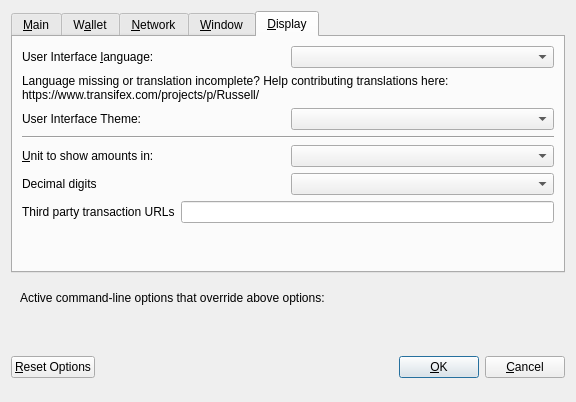
<?xml version="1.0" encoding="UTF-8"?>
<ui version="4.0">
 <class>OptionsDialog</class>
 <widget class="QDialog" name="OptionsDialog">
  <property name="geometry">
   <rect>
    <x>0</x>
    <y>0</y>
    <width>576</width>
    <height>402</height>
   </rect>
  </property>
  <property name="windowTitle">
   <string>Options</string>
  </property>
  <property name="modal">
   <bool>true</bool>
  </property>
  <layout class="QVBoxLayout" name="verticalLayout">
   <item>
    <widget class="QTabWidget" name="tabWidget">
     <property name="currentIndex">
      <number>4</number>
     </property>
     <widget class="QWidget" name="tabMain">
      <attribute name="title">
       <string>&amp;Main</string>
      </attribute>
      <layout class="QVBoxLayout" name="verticalLayout_Main">
       <item>
        <widget class="QCheckBox" name="bitcoinAtStartup">
         <property name="toolTip">
          <string>Automatically start Dash after logging in to the system.</string>
         </property>
         <property name="text">
          <string>&amp;Start Dash on system login</string>
         </property>
        </widget>
       </item>
       <item>
        <layout class="QHBoxLayout" name="horizontalLayout_2_Main">
         <item>
          <widget class="QLabel" name="databaseCacheLabel">
           <property name="text">
            <string>Size of &amp;database cache</string>
           </property>
           <property name="textFormat">
            <enum>Qt::PlainText</enum>
           </property>
           <property name="buddy">
            <cstring>databaseCache</cstring>
           </property>
          </widget>
         </item>
         <item>
          <widget class="QSpinBox" name="databaseCache"/>
         </item>
         <item>
          <widget class="QLabel" name="databaseCacheUnitLabel">
           <property name="text">
            <string>MB</string>
           </property>
           <property name="textFormat">
            <enum>Qt::PlainText</enum>
           </property>
          </widget>
         </item>
         <item>
          <spacer name="horizontalSpacer_2_Main">
           <property name="orientation">
            <enum>Qt::Horizontal</enum>
           </property>
           <property name="sizeHint" stdset="0">
            <size>
             <width>40</width>
             <height>20</height>
            </size>
           </property>
          </spacer>
         </item>
        </layout>
       </item>
       <item>
        <layout class="QHBoxLayout" name="horizontalLayout_3_Main">
         <item>
          <widget class="QLabel" name="threadsScriptVerifLabel">
           <property name="text">
            <string>Number of script &amp;verification threads</string>
           </property>
           <property name="textFormat">
            <enum>Qt::PlainText</enum>
           </property>
           <property name="buddy">
            <cstring>threadsScriptVerif</cstring>
           </property>
          </widget>
         </item>
         <item>
          <widget class="QSpinBox" name="threadsScriptVerif">
           <property name="toolTip">
            <string>(0 = auto, &lt;0 = leave that many cores free)</string>
           </property>
          </widget>
         </item>
         <item>
          <spacer name="horizontalSpacer_3_Main">
           <property name="orientation">
            <enum>Qt::Horizontal</enum>
           </property>
           <property name="sizeHint" stdset="0">
            <size>
             <width>40</width>
             <height>20</height>
            </size>
           </property>
          </spacer>
         </item>
        </layout>
       </item>
       <item>
        <spacer name="verticalSpacer_Main">
         <property name="orientation">
          <enum>Qt::Vertical</enum>
         </property>
         <property name="sizeHint" stdset="0">
          <size>
           <width>20</width>
           <height>40</height>
          </size>
         </property>
        </spacer>
       </item>
       <item>
        <layout class="QHBoxLayout" name="horizontalLayout_4_Main">
         <item>
          <widget class="QLabel" name="label">
           <property name="toolTip">
            <string>This setting determines the amount of individual masternodes that an input will be anonymized through.&lt;br/&gt;More rounds of anonymization gives a higher degree of privacy, but also costs more in fees.</string>
           </property>
           <property name="text">
            <string>Darksend rounds to use</string>
           </property>
          </widget>
         </item>
         <item>
          <widget class="QSpinBox" name="darksendRounds">
           <property name="minimum">
            <number>2</number>
           </property>
           <property name="maximum">
            <number>8</number>
           </property>
           <property name="value">
            <number>4</number>
           </property>
          </widget>
         </item>
        </layout>
       </item>
       <item>
        <layout class="QHBoxLayout" name="horizontalLayout">
         <item>
          <widget class="QLabel" name="label_2">
           <property name="toolTip">
            <string>This amount acts as a threshold to turn off Darksend once it's reached.</string>
           </property>
           <property name="statusTip">
            <string notr="true"/>
           </property>
           <property name="whatsThis">
            <string notr="true"/>
           </property>
           <property name="accessibleName">
            <string notr="true"/>
           </property>
           <property name="accessibleDescription">
            <string notr="true"/>
           </property>
           <property name="text">
            <string>Amount of Dash to keep anonymized</string>
           </property>
          </widget>
         </item>
         <item>
          <widget class="QSpinBox" name="anonymizeDarkcoin">
           <property name="minimum">
            <number>2</number>
           </property>
           <property name="maximum">
            <number>2000</number>
           </property>
           <property name="singleStep">
            <number>10</number>
           </property>
           <property name="value">
            <number>1000</number>
           </property>
          </widget>
         </item>
        </layout>
       </item>
      </layout>
     </widget>
     <widget class="QWidget" name="tabWallet">
      <attribute name="title">
       <string>W&amp;allet</string>
      </attribute>
      <layout class="QVBoxLayout" name="verticalLayout_Wallet">
       <item>
        <widget class="QGroupBox" name="groupBox">
         <property name="title">
          <string>Expert</string>
         </property>
         <layout class="QVBoxLayout" name="verticalLayout_2">
          <item>
           <widget class="QCheckBox" name="coinControlFeatures">
            <property name="toolTip">
             <string>Whether to show coin control features or not.</string>
            </property>
            <property name="text">
             <string>Enable coin &amp;control features</string>
            </property>
           </widget>
          </item>
          <item>
           <widget class="QCheckBox" name="spendZeroConfChange">
            <property name="toolTip">
             <string>If you disable the spending of unconfirmed change, the change from a transaction&lt;br/&gt;cannot be used until that transaction has at least one confirmation.&lt;br/&gt;This also affects how your balance is computed.</string>
            </property>
            <property name="text">
             <string>&amp;Spend unconfirmed change</string>
            </property>
           </widget>
          </item>
         </layout>
        </widget>
       </item>
       <item>
        <spacer name="verticalSpacer_Wallet">
         <property name="orientation">
          <enum>Qt::Vertical</enum>
         </property>
         <property name="sizeHint" stdset="0">
          <size>
           <width>20</width>
           <height>40</height>
          </size>
         </property>
        </spacer>
       </item>
      </layout>
     </widget>
     <widget class="QWidget" name="tabNetwork">
      <attribute name="title">
       <string>&amp;Network</string>
      </attribute>
      <layout class="QVBoxLayout" name="verticalLayout_Network">
       <item>
        <widget class="QCheckBox" name="mapPortUpnp">
         <property name="toolTip">
          <string>Automatically open the Dash client port on the router. This only works when your router supports UPnP and it is enabled.</string>
         </property>
         <property name="text">
          <string>Map port using &amp;UPnP</string>
         </property>
        </widget>
       </item>
       <item>
        <widget class="QCheckBox" name="allowIncoming">
         <property name="toolTip">
          <string>Accept connections from outside</string>
         </property>
         <property name="text">
          <string>Allow incoming connections</string>
         </property>
        </widget>
       </item>
       <item>
        <widget class="QCheckBox" name="connectSocks">
         <property name="toolTip">
          <string>Connect to the Dash network through a SOCKS5 proxy.</string>
         </property>
         <property name="text">
          <string>&amp;Connect through SOCKS5 proxy (default proxy):</string>
         </property>
        </widget>
       </item>
       <item>
        <layout class="QHBoxLayout" name="horizontalLayout_1_Network">
         <item>
          <widget class="QLabel" name="proxyIpLabel">
           <property name="text">
            <string>Proxy &amp;IP:</string>
           </property>
           <property name="textFormat">
            <enum>Qt::PlainText</enum>
           </property>
           <property name="buddy">
            <cstring>proxyIp</cstring>
           </property>
          </widget>
         </item>
         <item>
          <widget class="QValidatedLineEdit" name="proxyIp">
           <property name="minimumSize">
            <size>
             <width>140</width>
             <height>0</height>
            </size>
           </property>
           <property name="maximumSize">
            <size>
             <width>140</width>
             <height>16777215</height>
            </size>
           </property>
           <property name="toolTip">
            <string>IP address of the proxy (e.g. IPv4: 127.0.0.1 / IPv6: ::1)</string>
           </property>
          </widget>
         </item>
         <item>
          <widget class="QLabel" name="proxyPortLabel">
           <property name="text">
            <string>&amp;Port:</string>
           </property>
           <property name="textFormat">
            <enum>Qt::PlainText</enum>
           </property>
           <property name="buddy">
            <cstring>proxyPort</cstring>
           </property>
          </widget>
         </item>
         <item>
          <widget class="QLineEdit" name="proxyPort">
           <property name="minimumSize">
            <size>
             <width>55</width>
             <height>0</height>
            </size>
           </property>
           <property name="maximumSize">
            <size>
             <width>55</width>
             <height>16777215</height>
            </size>
           </property>
           <property name="toolTip">
            <string>Port of the proxy (e.g. 9050)</string>
           </property>
          </widget>
         </item>
         <item>
          <spacer name="horizontalSpacer_1_Network">
           <property name="orientation">
            <enum>Qt::Horizontal</enum>
           </property>
           <property name="sizeHint" stdset="0">
            <size>
             <width>40</width>
             <height>20</height>
            </size>
           </property>
          </spacer>
         </item>
        </layout>
       </item>
       <item>
        <spacer name="verticalSpacer_Network">
         <property name="orientation">
          <enum>Qt::Vertical</enum>
         </property>
         <property name="sizeHint" stdset="0">
          <size>
           <width>20</width>
           <height>40</height>
          </size>
         </property>
        </spacer>
       </item>
      </layout>
     </widget>
     <widget class="QWidget" name="tabWindow">
      <attribute name="title">
       <string>&amp;Window</string>
      </attribute>
      <layout class="QVBoxLayout" name="verticalLayout_Window">
       <item>
        <widget class="QCheckBox" name="minimizeToTray">
         <property name="toolTip">
          <string>Show only a tray icon after minimizing the window.</string>
         </property>
         <property name="text">
          <string>&amp;Minimize to the tray instead of the taskbar</string>
         </property>
        </widget>
       </item>
       <item>
        <widget class="QCheckBox" name="minimizeOnClose">
         <property name="toolTip">
          <string>Minimize instead of exit the application when the window is closed. When this option is enabled, the application will be closed only after selecting Quit in the menu.</string>
         </property>
         <property name="text">
          <string>M&amp;inimize on close</string>
         </property>
        </widget>
       </item>
       <item>
        <spacer name="verticalSpacer_Window">
         <property name="orientation">
          <enum>Qt::Vertical</enum>
         </property>
         <property name="sizeHint" stdset="0">
          <size>
           <width>20</width>
           <height>40</height>
          </size>
         </property>
        </spacer>
       </item>
      </layout>
     </widget>
     <widget class="QWidget" name="tabDisplay">
      <attribute name="title">
       <string>&amp;Display</string>
      </attribute>
      <layout class="QVBoxLayout" name="verticalLayout_Display">
       <item>
        <layout class="QHBoxLayout" name="horizontalLayout_1_Display">
         <item>
          <widget class="QLabel" name="langLabel">
           <property name="text">
            <string>User Interface &amp;language:</string>
           </property>
           <property name="textFormat">
            <enum>Qt::PlainText</enum>
           </property>
           <property name="buddy">
            <cstring>lang</cstring>
           </property>
          </widget>
         </item>
         <item>
          <widget class="QValueComboBox" name="lang">
           <property name="toolTip">
            <string>The user interface language can be set here. This setting will take effect after restarting Dash.</string>
           </property>
          </widget>
         </item>
        </layout>
       </item>
       <item>
        <widget class="QLabel" name="label_3">
         <property name="toolTip">
          <string notr="true"/>
         </property>
         <property name="statusTip">
          <string notr="true"/>
         </property>
         <property name="whatsThis">
          <string notr="true"/>
         </property>
         <property name="accessibleName">
          <string notr="true"/>
         </property>
         <property name="text">
          <string>Language missing or translation incomplete? Help contributing translations here:
https://www.transifex.com/projects/p/Russell/</string>
         </property>
         <property name="wordWrap">
          <bool>true</bool>
         </property>
         <property name="openExternalLinks">
          <bool>true</bool>
         </property>
         <property name="textInteractionFlags">
          <set>Qt::TextBrowserInteraction</set>
         </property>
        </widget>
       </item>
       <item>
        <layout class="QHBoxLayout" name="horizontalLayout_4_Display" stretch="0,0">
         <item>
          <widget class="QLabel" name="themeLabel">
           <property name="text">
            <string>User Interface Theme:</string>
           </property>
          </widget>
         </item>
         <item>
          <widget class="QValueComboBox" name="theme"/>
         </item>
        </layout>
       </item>
       <item>
        <widget class="Line" name="line">
         <property name="orientation">
          <enum>Qt::Horizontal</enum>
         </property>
        </widget>
       </item>
       <item>
        <layout class="QHBoxLayout" name="horizontalLayout_2_Display">
         <item>
          <widget class="QLabel" name="unitLabel">
           <property name="text">
            <string>&amp;Unit to show amounts in:</string>
           </property>
           <property name="textFormat">
            <enum>Qt::PlainText</enum>
           </property>
           <property name="buddy">
            <cstring>unit</cstring>
           </property>
          </widget>
         </item>
         <item>
          <widget class="QValueComboBox" name="unit">
           <property name="toolTip">
            <string>Choose the default subdivision unit to show in the interface and when sending coins.</string>
           </property>
          </widget>
         </item>
        </layout>
       </item>
       <item>
        <layout class="QHBoxLayout" name="horizontalLayout_5_Display">
         <item>
          <widget class="QLabel" name="digitsLabel">
           <property name="text">
            <string>Decimal digits</string>
           </property>
          </widget>
         </item>
         <item>
          <widget class="QValueComboBox" name="digits"/>
         </item>
        </layout>
       </item>
       <item>
        <layout class="QHBoxLayout" name="horizontalLayout_3_Display">
         <item>
          <widget class="QLabel" name="thirdPartyTxUrlsLabel">
           <property name="toolTip">
            <string>Third party URLs (e.g. a block explorer) that appear in the transactions tab as context menu items. %s in the URL is replaced by transaction hash. Multiple URLs are separated by vertical bar |.</string>
           </property>
           <property name="text">
            <string>Third party transaction URLs</string>
           </property>
           <property name="buddy">
            <cstring>thirdPartyTxUrls</cstring>
           </property>
          </widget>
         </item>
         <item>
          <widget class="QLineEdit" name="thirdPartyTxUrls">
           <property name="toolTip">
            <string>Third party URLs (e.g. a block explorer) that appear in the transactions tab as context menu items. %s in the URL is replaced by transaction hash. Multiple URLs are separated by vertical bar |.</string>
           </property>
          </widget>
         </item>
        </layout>
       </item>
       <item>
        <spacer name="verticalSpacer">
         <property name="orientation">
          <enum>Qt::Vertical</enum>
         </property>
         <property name="sizeHint" stdset="0">
          <size>
           <width>20</width>
           <height>40</height>
          </size>
         </property>
        </spacer>
       </item>
      </layout>
     </widget>
    </widget>
   </item>
   <item>
    <widget class="QFrame" name="frame">
     <layout class="QVBoxLayout" name="verticalLayout_Bottom">
      <item>
       <layout class="QHBoxLayout" name="horizontalLayout_Bottom">
        <item>
         <widget class="QLabel" name="overriddenByCommandLineInfoLabel">
          <property name="text">
           <string>Active command-line options that override above options:</string>
          </property>
          <property name="textFormat">
           <enum>Qt::PlainText</enum>
          </property>
         </widget>
        </item>
        <item>
         <spacer name="horizontalSpacer_Bottom">
          <property name="orientation">
           <enum>Qt::Horizontal</enum>
          </property>
          <property name="sizeHint" stdset="0">
           <size>
            <width>40</width>
            <height>20</height>
           </size>
          </property>
         </spacer>
        </item>
       </layout>
      </item>
      <item>
       <widget class="QLabel" name="overriddenByCommandLineLabel">
        <property name="text">
         <string/>
        </property>
        <property name="textFormat">
         <enum>Qt::PlainText</enum>
        </property>
        <property name="wordWrap">
         <bool>true</bool>
        </property>
       </widget>
      </item>
     </layout>
    </widget>
   </item>
   <item>
    <layout class="QHBoxLayout" name="horizontalLayout_Buttons">
     <item>
      <widget class="QPushButton" name="resetButton">
       <property name="toolTip">
        <string>Reset all client options to default.</string>
       </property>
       <property name="text">
        <string>&amp;Reset Options</string>
       </property>
       <property name="autoDefault">
        <bool>false</bool>
       </property>
      </widget>
     </item>
     <item>
      <spacer name="horizontalSpacer_1">
       <property name="orientation">
        <enum>Qt::Horizontal</enum>
       </property>
       <property name="sizeHint" stdset="0">
        <size>
         <width>40</width>
         <height>48</height>
        </size>
       </property>
      </spacer>
     </item>
     <item>
      <widget class="QLabel" name="statusLabel">
       <property name="minimumSize">
        <size>
         <width>200</width>
         <height>0</height>
        </size>
       </property>
       <property name="font">
        <font>
         <weight>75</weight>
         <bold>true</bold>
        </font>
       </property>
       <property name="text">
        <string/>
       </property>
       <property name="textFormat">
        <enum>Qt::PlainText</enum>
       </property>
       <property name="wordWrap">
        <bool>true</bool>
       </property>
      </widget>
     </item>
     <item>
      <spacer name="horizontalSpacer_2">
       <property name="orientation">
        <enum>Qt::Horizontal</enum>
       </property>
       <property name="sizeHint" stdset="0">
        <size>
         <width>40</width>
         <height>48</height>
        </size>
       </property>
      </spacer>
     </item>
     <item>
      <widget class="QPushButton" name="okButton">
       <property name="text">
        <string>&amp;OK</string>
       </property>
       <property name="autoDefault">
        <bool>false</bool>
       </property>
       <property name="default">
        <bool>true</bool>
       </property>
      </widget>
     </item>
     <item>
      <widget class="QPushButton" name="cancelButton">
       <property name="text">
        <string>&amp;Cancel</string>
       </property>
       <property name="autoDefault">
        <bool>false</bool>
       </property>
      </widget>
     </item>
    </layout>
   </item>
  </layout>
 </widget>
 <customwidgets>
  <customwidget>
   <class>QValidatedLineEdit</class>
   <extends>QLineEdit</extends>
   <header>qvalidatedlineedit.h</header>
  </customwidget>
  <customwidget>
   <class>QValueComboBox</class>
   <extends>QComboBox</extends>
   <header>qvaluecombobox.h</header>
  </customwidget>
 </customwidgets>
 <resources/>
 <connections/>
</ui>
